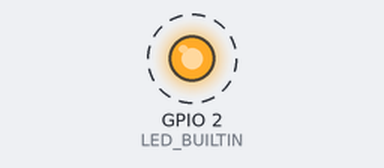
This sketch was run on a simulated ESP8266 (Wemos D1 mini). On the bench: output pins drawn as LEDs (lit = HIGH, except the on-board LED, lit = LOW). Dashed ring = blinking. WiFi joins after 1.5 s; servers stay silent unless stated; what the sketch prints to the serial monitor is not drawn.

Above: at 2.0 s.
Timing chart, 0 to 6.1 s (numbered marks = the images above):
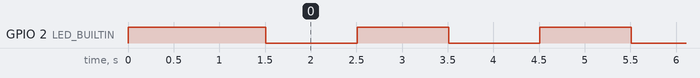

Measured:
- by itself, GPIO 2 (LED_BUILTIN): alternates HIGH for 1.0 s and LOW for 1.0 s

The sketch:

UppkopplingWIFImedTelefonUtanattsparaAdress.ino
```cpp
/*
* WiFiManager Exempelkod för NodeMCU (ESP8266)
*
* 1. Laddar upp koden.
* 2. Öppna Seriell monitor (115200 baud).
* 3. Enheten startar. Om den inte har några sparade
* uppgifter startar den ett Wi-Fi-nätverk
* (Access Point) som heter "ESP8266-Config".
* 4. Anslut till "ESP8266-Config" med din telefon/dator.
* 5. En "captive portal" (inloggningssida) bör dyka upp
* automatiskt. Om inte, öppna en webbläsare och
* gå till http://192.168.4.1
* 6. Klicka på "Configure WiFi".
* 7. Välj ditt vanliga hemma-nätverk och ange lösenordet.
* 8. Klicka på "Save".
* 9. Enheten sparar, startar om och ansluter nu till
* ditt vanliga Wi-Fi.
*/

#include <ESP8266WiFi.h>
#include <DNSServer.h>
#include <ESP8266WebServer.h>
#include <WiFiManager.h> // https://github.com/tzapu/WiFiManager

// Vi behöver en pinne för att blinka och visa att allt körs.
// På NodeMCU är LED_BUILTIN (GPIO 2) "omvänd" (LOW tänder den).
// På andra kort (som WEMOS D1) är den GPIO 2 (D4) och
// tänds med HIGH. Vi använder LED_BUILTIN för standard.
#ifndef LED_BUILTIN
#define LED_BUILTIN 2 // Definiera om den inte finns
#endif

// Funktion som anropas när konfigurationsportalen startar
void configModeCallback (WiFiManager *myWiFiManager) {
  Serial.println("Gick in i konfigurationsläge");
  Serial.print("Anslut till Wi-Fi: ");
  Serial.println(myWiFiManager->getConfigPortalSSID());
  Serial.println("Öppna IP: 192.168.4.1 i din webbläsare");

  // Blinka lysdioden snabbt för att visa att vi är i config-läge
  pinMode(LED_BUILTIN, OUTPUT);
  for (int i = 0; i < 20; i++) {
    digitalWrite(LED_BUILTIN, LOW); // Tänd
    delay(50);
    digitalWrite(LED_BUILTIN, HIGH); // Släck
    delay(50);
  }
}

void setup() {
  Serial.begin(115200);
  Serial.println("\nStartar...");
  pinMode(LED_BUILTIN, OUTPUT);
  digitalWrite(LED_BUILTIN, HIGH); // Håll den släckt (LOW = tänd)

  // Skapa en WiFiManager-instans
  WiFiManager wifiManager;

  // Ställ in en timeout för konfigurationsportalen (3 minuter)
  // Om ingen ansluter till portalen inom 3 min, startar den om.
  wifiManager.setConfigPortalTimeout(180);

  // Sätt en funktion som anropas när portalen startar (se ovan)
  wifiManager.setAPCallback(configModeCallback);

  // Detta är namnet på Wi-Fi-nätverket som din ESP8266 skapar
  String apName = "ESP8266-Config";

  // Försök att ansluta. Om det misslyckas, starta portalen.
  // autoConnect returnerar 'true' om den lyckades ansluta,
  // och 'false' om den startade portalen och fick timeout.
  if (!wifiManager.autoConnect(apName.c_str())) {
    Serial.println("Misslyckades att ansluta och fick timeout.");
    Serial.println("Startar om...");
    delay(3000);
    // Starta om ESP:n för att försöka igen
    ESP.restart();
    delay(5000);
  }

  // Om vi kommer hit, är vi anslutna!
  Serial.println("");
  Serial.println("=========================================");
  Serial.println("WiFi ansluten!");
  Serial.print("IP-adress: ");
  Serial.println(WiFi.localIP());
  Serial.println("=========================================");

  // Släck lysdioden för att visa att vi är anslutna och klara.
  // (På NodeMCU tänds den istället, eftersom den är omvänd)
  digitalWrite(LED_BUILTIN, LOW);
}

void loop() {
  // Din vanliga kod kommer här.
  // Denna körs bara efter att Wi-Fi är anslutet.

  // Exempel: Blinka långsamt för att visa att allt fungerar.
  digitalWrite(LED_BUILTIN, LOW); // Tänd
  delay(1000);
  digitalWrite(LED_BUILTIN, HIGH); // Släck
  delay(1000);
}
```
